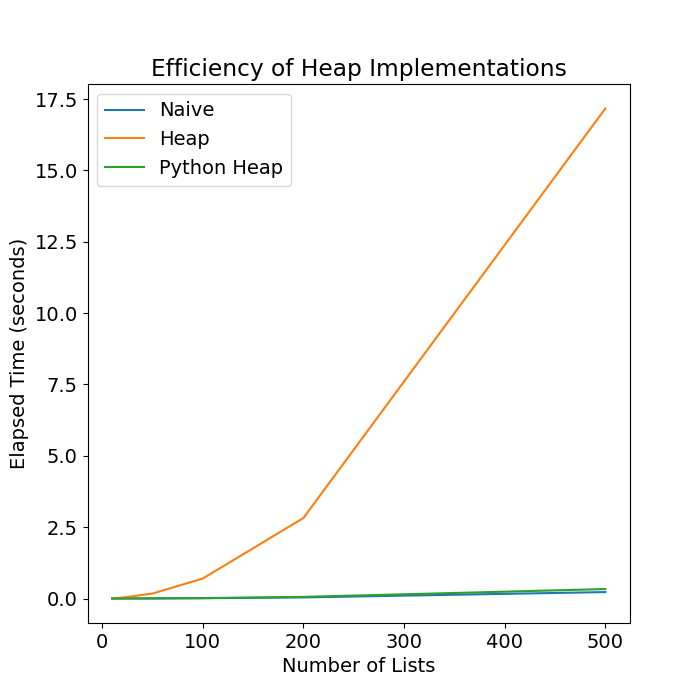

This chart was generated by the following Python code:
#/usr/bin/env python3

import P3
import matplotlib.pyplot as plt
import matplotlib
matplotlib.rcParams.update({'font.size':14})

elapsed_NaivePriorityQueue = P3.timeit(pqclass=P3.NaivePriorityQueue)
elapsed_HeapPriorityQueue = P3.timeit(pqclass=P3.HeapPriorityQueue)
elapsed_PythonHeapPriorityQueue = P3.timeit(pqclass=P3.PythonHeapPriorityQueue)

elapsed_times = [elapsed_NaivePriorityQueue,elapsed_HeapPriorityQueue,elapsed_PythonHeapPriorityQueue]
names = ['Naive','Heap','Python Heap']
ns=[10, 20, 50, 100, 200, 500]

plt.figure(figsize=[7,7])

for elapsed_time, name in zip(elapsed_times,names):
    plt.plot(ns,elapsed_time,label=name)
    
plt.legend()
plt.xlabel('Number of Lists')
plt.ylabel('Elapsed Time (seconds)')
plt.title('Efficiency of Heap Implementations')
plt.savefig('P3-C.png')
plt.show()
